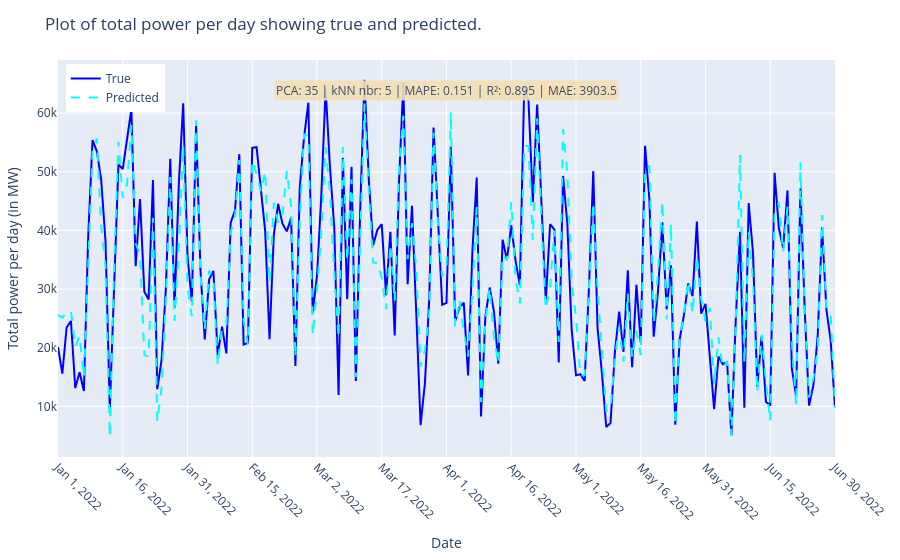

Write notebook code for a chart like this one.
### Code cell
cv.run()

### Figure 1 — Plotly figure (JSON) as saved in the notebook; plotly's stock layout.template omitted (floating-point values rounded to 4 significant figures; data arrays with more than 128 entries replaced by an {"elided": "..."} marker saying what was removed)
{"data": [{"line": {"color": "blue"}, "mode": "lines", "name": "True", "type": "scatter", "x": {"elided": "181 str values"}, "y": {"elided": "181 int values"}}, {"line": {"color": "cyan", "dash": "dash"}, "mode": "lines", "name": "Predicted", "type": "scatter", "x": {"elided": "181 str values"}, "y": {"elided": "181 float values"}}], "layout": {"annotations": [{"align": "left", "bgcolor": "wheat", "font": {"size": 12}, "opacity": 0.9, "showarrow": false, "text": "PCA: 35 | kNN nbr: 5 | MAPE: 0.151 | R²: 0.895 | MAE: 3903.5", "x": 0.5, "xref": "paper", "y": 0.95, "yref": "paper"}], "legend": {"x": 0.01, "y": 0.99}, "margin": {"b": 60, "l": 40, "r": 20, "t": 60}, "title": {"text": "Plot of total power per day showing true and predicted."}, "xaxis": {"tickangle": 45, "tickvals": ["2022-01-01", "2022-01-16", "2022-01-31", "2022-02-15", "2022-03-02", "2022-03-17", "2022-04-01", "2022-04-16", "2022-05-01", "2022-05-16", "2022-05-31", "2022-06-15", "2022-06-30"], "title": {"text": "Date"}}, "yaxis": {"title": {"text": "Total power per day (in MW)"}}}}
